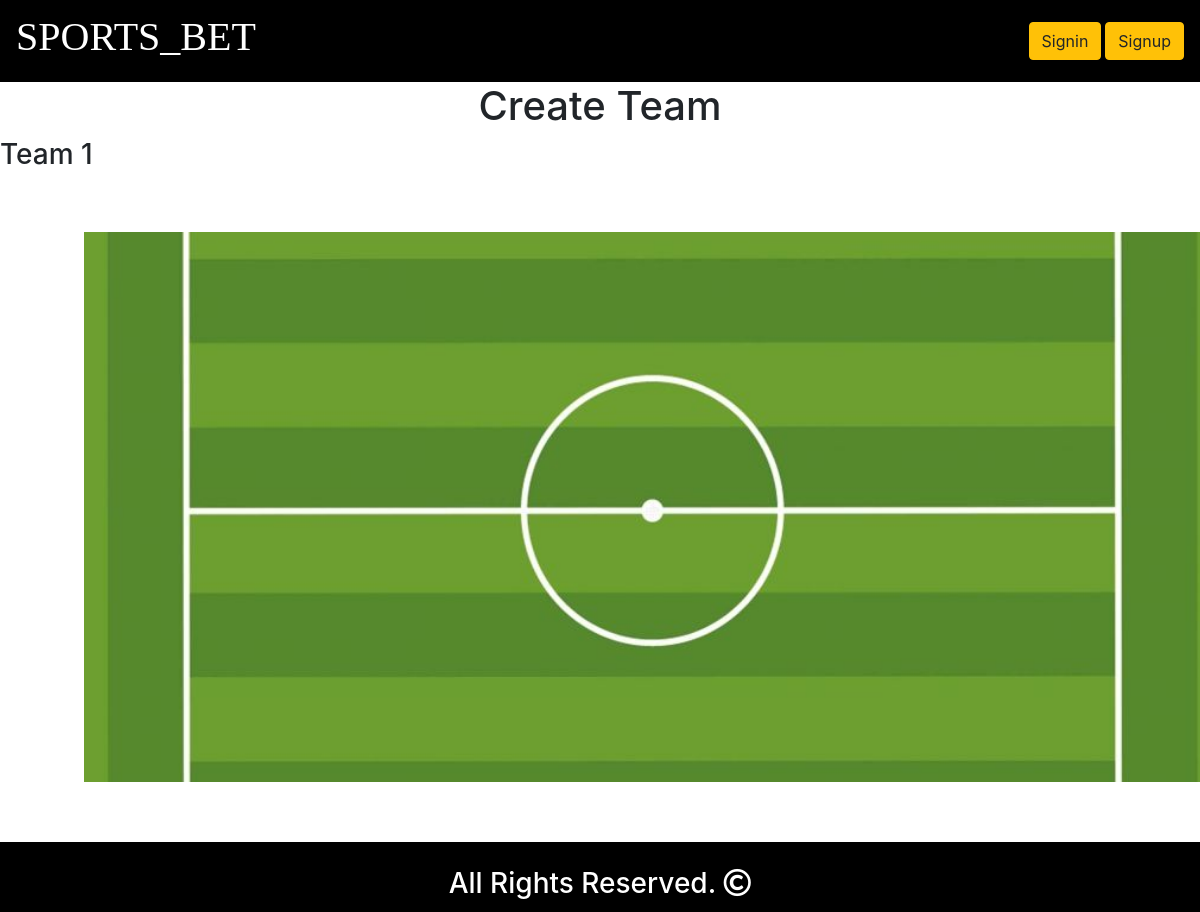
Before: /teams/football/ with the older database file.
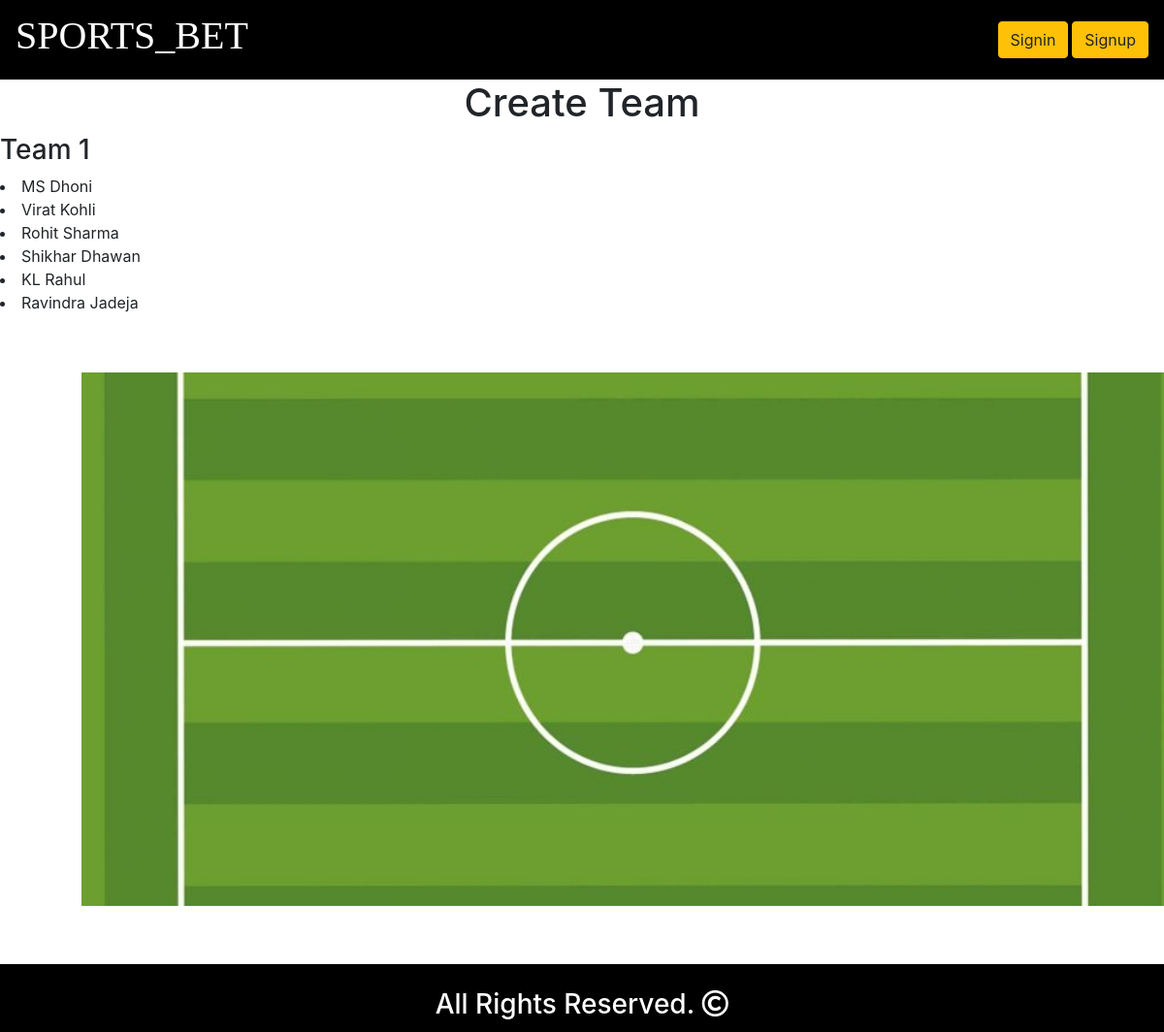
After: the same page with the newer database file.
### structure/models.py (models this page shows)
class player(models.Model):
    id = models.AutoField(primary_key=True)
    playername = models.CharField(max_length=50)
    playerdesc = models.CharField(max_length=300)
    picture = models.ImageField(default = 'default.png' , upload_to = "product_pictures" , blank = True)
    sport = models.ForeignKey(sport , on_delete=models.CASCADE)
    team = models.ForeignKey(team , on_delete=models.CASCADE)
    age = models.IntegerField(blank = True , null=True)
    position = models.CharField(max_length=20 , default = 'batsman' ,blank = True , null=True)
    position_order = models.IntegerField(default = 1 , blank = True , null=True)
    inmatch = models.ManyToManyField( match, related_name='inmatch' , blank=True)
    created_at = models.DateTimeField(auto_created=True)
    updated_at = models.DateTimeField(auto_now=True)
    def __str__(self):
        return str(self.playername)

### team/views.py (the view)
# urls.py: path('football/', views.football_team_create , name = "football_team_create"),
def football_team_create(request):
    team1 = player.objects.all().filter(team__teamname = 'India')
    print(team1)
    context = {
        'team1' : team1 ,
    }
    return render(request,'teams/football/create_team.html' , context)

### templates/teams/football/create_team.html (shortened to what this page needs)
<!DOCTYPE html>
{% extends "base.html" %}
{% load static %}
{% block body %}
<h1 class="center-align">Create Team </h1>
<div class="football-teamselect">
    <h3>Team 1</h3>
    {% for players in team1 %}
        <li>{{players.playername}}</li>
    {% endfor %}
</div>
<div class="container football-team-create">
</div>
{% endblock %}

### templates/base.html (shortened to what this page needs)
<!DOCTYPE html>
{% load static %}
<html>
<head>
    <link rel="stylesheet" href="https://stackpath.bootstrapcdn.com/bootstrap/4.4.1/css/bootstrap.min.css">
    <link rel="stylesheet" type="text/css" href="{% static 'css/base.css' %}">
    <link rel="stylesheet" href="https://use.fontawesome.com/releases/v5.12.1/css/all.css">
</head>
<body>
        <nav class="navbar navbar-expand-lg" style="background-color: black;">
        <a class="navbar-brand" href="{% url 'homepage:home' %}"> <h1 style="font-family: comicsans; color: white;" >SPORTS_BET</h1></a>
        <div class="collapse navbar-collapse" id="navbarSupportedContent">
            <ul class="navbar-nav mr-auto">
                <li class="nav-item active" style="display: inline;">
                    <a class="nav-link" href="#"> <span class="sr-only">(current)</span></a>
                </li>
            </ul>
            <div class="form-inline my-2 my-lg-0">
                {% if user.is_authenticated %}
                    <div class="dropdown">
                        <a href="#" class="btn btn-warning navbutton" style="margin: 4px;"><button class = "button btn-warning navbutton" style="border: none;"> Hello, {{user.username}}</button><i class="fa fa-caret-down"></i></a>
                        <div class="dropdown-content">
                            <a href="#">My Orders</a>
                            <a href="#">Profile</a>
                            <a href="#">Help</a>
                        </div>
                    </div>
                    <a href="{% url 'registration:signout' %}" class="btn btn-warning navbutton"> <button class = "button btn-warning navbutton" style="border: none;" onclick="return confirm('are you sure ?') "> Signout </button></a>
                {% else %}
                    <a href="{% url 'registration:signin' %}" style="margin: 4px;" class="btn btn-warning">Signin</a>
                    <a href="{% url 'registration:signup' %}" class="btn btn-warning">Signup</a>
                {% endif %}
            </div>
        </div>
    </nav>
            {% block body %}
            {% endblock body %}
            <div class="footer">
                <h3 class="center-align footer-text">All Rights Reserved. <i class="far fa-copyright"></i></h3>
            </div>
</body>
</html>

### static/css/base.css (style rules this page uses)
body { overflow-x: hidden; }
.footer { background-color: black; height: 70px; max-height: 70px; padding: 5px; }
.footer-text { margin-top: 20px; color: White; }
.center-align { text-align: center; }
.football-team-create { width: 100%; height:550px; background-image: url("../backgrounds/footballbg.jpg"); background-size:cover; background-repeat:no-repeat; background-position:center center; margin: 05% 07%; }

Changed rows visible on the page:
added player: playername "MS Dhoni"
added player: playername "Virat Kohli"
added player: playername "Rohit Sharma"
added player: playername "Shikhar Dhawan"
added player: playername "KL Rahul"
added player: playername "Ravindra Jadeja"
